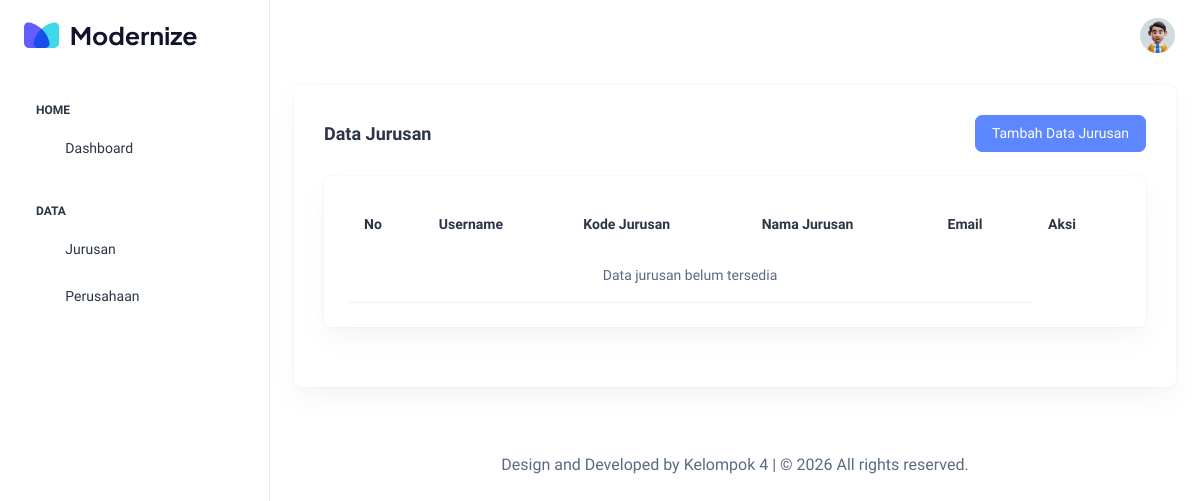
The page /layout/read/data_jurusan.php (signed in) on the database as committed earlier.
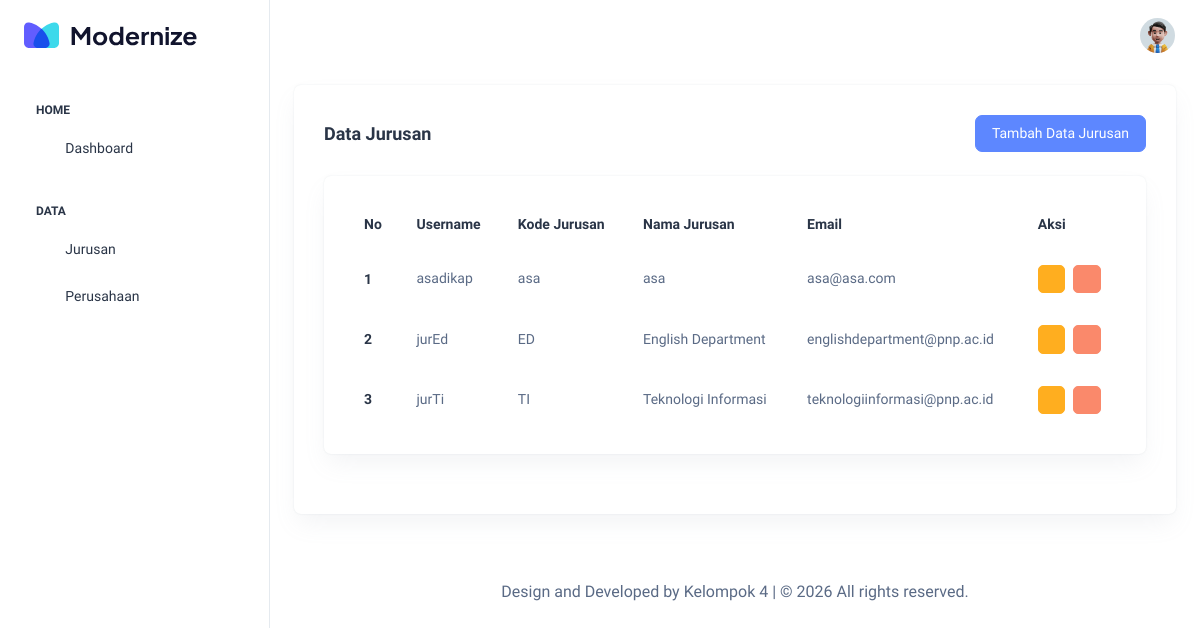
The same page on the database as committed later.
### tables this page shows
CREATE TABLE `jurusan` (
  `id` int NOT NULL,
  `id_user` int NOT NULL,
  `nama_jurusan` varchar(255) NOT NULL,
  `kode_jurusan` varchar(10) NOT NULL,
  `created_at` datetime NOT NULL DEFAULT CURRENT_TIMESTAMP
);

CREATE TABLE `users` (
  `id` int NOT NULL,
  `id_roles` int NOT NULL,
  `username` varchar(255) NOT NULL,
  `password` varchar(255) NOT NULL,
  `email` varchar(255) NOT NULL,
  `created_at` datetime NOT NULL DEFAULT CURRENT_TIMESTAMP,
  `updated_at` datetime NOT NULL DEFAULT CURRENT_TIMESTAMP ON UPDATE CURRENT_TIMESTAMP
);

### repository/jurusan.php (called while the page is built, shortened)
<?php
require_once __DIR__ . '/../service/connection.php';
class Jurusan
{
    public static function getAll()
    {
        global $connect;
        $sql = "
        SELECT
            j.id,
            j.nama_jurusan,
            j.kode_jurusan,
            u.username,
            u.email
        FROM jurusan j
        JOIN users u ON j.id_user = u.id
        ORDER BY j.nama_jurusan ASC
    ";
        return $connect->query($sql);
    }
}

### layout/read/data_jurusan.php (the view, shortened to what this page needs)
<?php
require_once '../../repository/jurusan.php';
$dataJurusan = Jurusan::getAll();
?>
<?php
include '../../partials/dashboard/header.php';
?>
<div class="container-fluid">
  <div class="card">
    <div class="card-body">
      <div class="d-flex mb-4 justify-content-between align-items-center">
        <h5 class="card-title fw-semibold mb-0">Data Jurusan</h5>
        <a href="<?php echo BASE_URL; ?>layout/create/form_tambah_jurusan.php" class="btn btn-primary">Tambah Data Jurusan</a>
      </div>
      <div class="card w-100">
        <div class="card-body p-4">
          <div class="table-responsive">
            <table class="table text-nowrap mb-0 align-middle">
              <thead class="text-dark fs-4">
                <tr>
                  <th class="border-bottom-0">
                    <h6 class="fw-semibold mb-0">No</h6>
                  </th>
                  <th class="border-bottom-0">
                    <h6 class="fw-semibold mb-0">Username</h6>
                  </th>
                  <th class="border-bottom-0">
                    <h6 class="fw-semibold mb-0">Kode Jurusan</h6>
                  </th>
                  <th class="border-bottom-0">
                    <h6 class="fw-semibold mb-0">Nama Jurusan</h6>
                  </th>
                  <th class="border-bottom-0">
                    <h6 class="fw-semibold mb-0">Email</h6>
                  </th>
                  <th class="border-bottom-0">
                    <h6 class="fw-semibold mb-0">Aksi</h6>
                  </th>
                </tr>
              </thead>
              <tbody>
                <?php if ($dataJurusan->num_rows > 0): ?>
                  <?php $no = 1; ?>
                  <?php while ($row = $dataJurusan->fetch_assoc()): ?>
                    <tr>
                      <td class="border-bottom-0">
                        <h6 class="fw-semibold mb-0"><?= $no++; ?></h6>
                      </td>
                      <td class="border-bottom-0">
                        <p class="mb-0 fw-normal">
                          <?= htmlspecialchars($row['username']); ?>
                        </p>
                      </td>
                      <td class="border-bottom-0">
                        <p class="mb-0 fw-normal">
                          <?= htmlspecialchars($row['kode_jurusan']); ?>
                        </p>
                      </td>
                      <td class="border-bottom-0">
                        <p class="mb-0 fw-normal">
                          <?= htmlspecialchars($row['nama_jurusan']); ?>
                        </p>
                      </td>
                      <td class="border-bottom-0">
                        <p class="mb-0 fw-normal">
                          <?= htmlspecialchars($row['email']); ?>
                        </p>
                      </td>
                      <td class="border-bottom-0">
                        <div class="d-flex gap-2">
                          <a href="<?= BASE_URL; ?>layout/edit/form_edit_jurusan.php?id=<?= $row['id']; ?>" class="btn btn-sm btn-warning" title="Edit">
                            <i class="ti ti-edit"></i>
                          </a>
                          <a href="<?= BASE_URL; ?>process/jurusan/delete.php?id=<?= $row['id']; ?>"
                            class="btn btn-sm btn-danger" title="Hapus"
                            onclick="return confirm('Yakin ingin menghapus data jurusan ini?')">
                            <i class="ti ti-trash"></i>
                          </a>
                        </div>
                      </td>
                    </tr>
                  <?php endwhile; ?>
                <?php else: ?>
                  <tr>
                    <td colspan="5" class="text-center">
                      Data jurusan belum tersedia
                    </td>
                  </tr>
                <?php endif; ?>
              </tbody>
            </table>
          </div>
        </div>
      </div>
    </div>
  </div>
</div>
<?php
include '../../partials/dashboard/footer.php';
?>

### partials/dashboard/header.php (shortened to what this page needs)
<!doctype html>
<html lang="en">
<head>
  <link rel="stylesheet" href="<?php echo BASE_URL; ?>src/css/styles.min.css" />
</head>
<body>
  <div class="page-wrapper" id="main-wrapper" data-layout="vertical" data-navbarbg="skin6" data-sidebartype="full"
    data-sidebar-position="fixed" data-header-position="fixed">
    <?php
    include 'sidebar.php';
    ?>
    <div class="body-wrapper">
      <header class="app-header">
        <nav class="navbar navbar-expand-lg navbar-light">
          <div class="navbar-collapse justify-content-end px-0" id="navbarNav">
                <a class="nav-link nav-icon-hover" href="javascript:void(0)" id="drop2" data-bs-toggle="dropdown"
                  aria-expanded="false">
                  <img src="<?php echo BASE_URL; ?>src/images/profile/user-1.jpg" alt="" width="35" height="35" class="rounded-circle">
                </a>
          </div>
        </nav>
      </header>

### partials/dashboard/sidebar.php (shortened to what this page needs)
<?php
$role_id = $_SESSION['role_id'] ?? 0;
?>
<aside class="left-sidebar">
  <div>
    <div class="brand-logo d-flex align-items-center justify-content-between">
      <a href="<?php echo BASE_URL; ?>index.php" class="text-nowrap logo-img">
        <img src="<?php echo BASE_URL; ?>src/images/logos/dark-logo.svg" width="180" alt="Logo" />
      </a>
    </div>
    <nav class="sidebar-nav scroll-sidebar" data-simplebar="">
      <ul id="sidebarnav">
        <li class="nav-small-cap">
          <span class="hide-menu">Home</span>
        </li>
        <li class="sidebar-item <?php echo (!isset($_GET['page']) || $_GET['page'] == 'dashboard') ? 'nav-active' : ''; ?>">
          <a class="sidebar-link" href="<?php echo BASE_URL; ?>index.php">
            <span><i class="ti ti-layout-dashboard"></i></span>
            <span class="hide-menu">Dashboard</span>
          </a>
        </li>
        <li class="nav-small-cap">
          <span class="hide-menu">Data</span>
        </li>
        <?php if ($role_id == 1): ?>
          <li class="sidebar-item">
            <a class="sidebar-link" href="<?php echo BASE_URL; ?>layout/read/data_jurusan.php">
              <span><i class="ti ti-building-skyscraper"></i></span>
              <span class="hide-menu">Jurusan</span>
            </a>
          </li>
          <li class="sidebar-item">
            <a class="sidebar-link" href="index.php?page=table_jurusan">
              <span><i class="ti ti-building-community"></i></span>
              <span class="hide-menu">Perusahaan</span>
            </a>
          </li>
        <?php endif; ?>
      </ul>
    </nav>
  </div>
</aside>

### partials/dashboard/footer.php (shortened to what this page needs)
<div class="py-6 px-6 text-center">
  <p class="mb-4 fs-4">Design and Developed by Kelompok 4 | © 2026 All rights reserved.</p>
</div>
</div>
</div>
</body>
</html>

Rows that differ between the two databases and show on the page:
added jurusan: id_user.username "asadikap", kode_jurusan "asa", nama_jurusan "asa", id_user.email "asa@asa.com"
added jurusan: id_user.username "jurEd", kode_jurusan "ED", nama_jurusan "English Department", id_user.email "englishdepartment@pnp.ac.id"
added jurusan: id_user.username "jurTi", kode_jurusan "TI", nama_jurusan "Teknologi Informasi", id_user.email "teknologiinformasi@pnp.ac.id"
Other text that changed with them:
text no longer shown: "Data jurusan belum tersedia"
